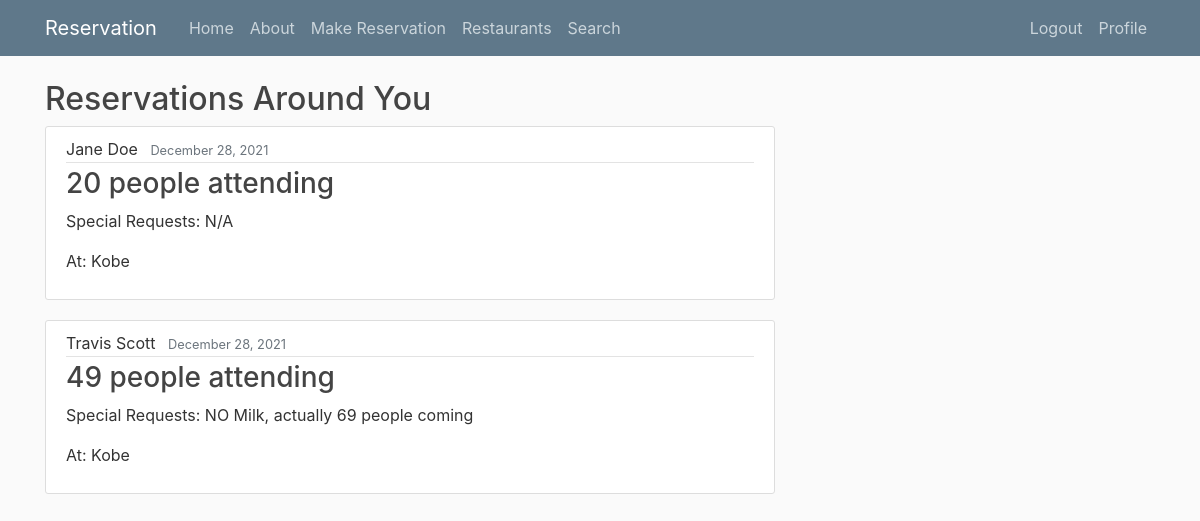
Page / (signed in) on the committed database.
### reservation/models.py (models this page shows, shortened)
class Reservation(models.Model):
    reservationName = models.TextField()
    date = models.DateTimeField(default=timezone.now)
    peopleCount = models.IntegerField()
    boothTable = models.TextField()
    requests = models.TextField()
    user = models.TextField()
    restaurant = models.TextField()

### reservation/views.py (the view)
# urls.py: 2. Add a URL to urlpatterns:  path('', views.home, name='home')
def home(request):
    context = {
        'reservations': Reservation.objects.all()
    }
    return render(request, 'reservation/home.html', context)

### reservation/templates/reservation/home.html
{% extends "reservation/base.html" %}
{% block content%}
    <h2>Reservations Around You</h2>
    {% for reservation in reservations %}
        <article class="media content-section">
          <div class="media-body">
            <div class="article-metadata">
              <a class="mr-2" >{{ reservation.reservationName }}</a>
              <small class="text-muted">{{ reservation.date|date:"F d, Y" }}</small>
            </div>
            <h3><a class="article-title" >{{ reservation.peopleCount }} people attending</a></h3>
            <p class="article-content"> Special Requests: {{ reservation.requests }}</p>
              <p class="article-content">At: {{ reservation.restaurant }}</p>
          </div>
        </article>
    {% endfor %}
{% endblock content %}

### reservation/static/reservation/main.css (style rules this page uses)
body { background: #fafafa; color: #333333; margin-top: 5rem; }
h1, h2, h3, h4, h5, h6 { color: #444444; }
.content-section { background: #ffffff; padding: 10px 20px; border: 1px solid #dddddd; border-radius: 3px; margin-bottom: 20px; }
.article-title { color: #444444; }
.article-content { white-space: pre-line; }
.article-metadata { padding-bottom: 1px; margin-bottom: 4px; border-bottom: 1px solid #e3e3e3 }

### rows in the picture
Reservation: reservationName "Jane Doe", date "December 28, 2021", peopleCount "20", requests "N/A", restaurant "Kobe"
Reservation: reservationName "Travis Scott", date "December 28, 2021", peopleCount "49", requests "NO Milk, actually 69 people coming", restaurant "Kobe"
